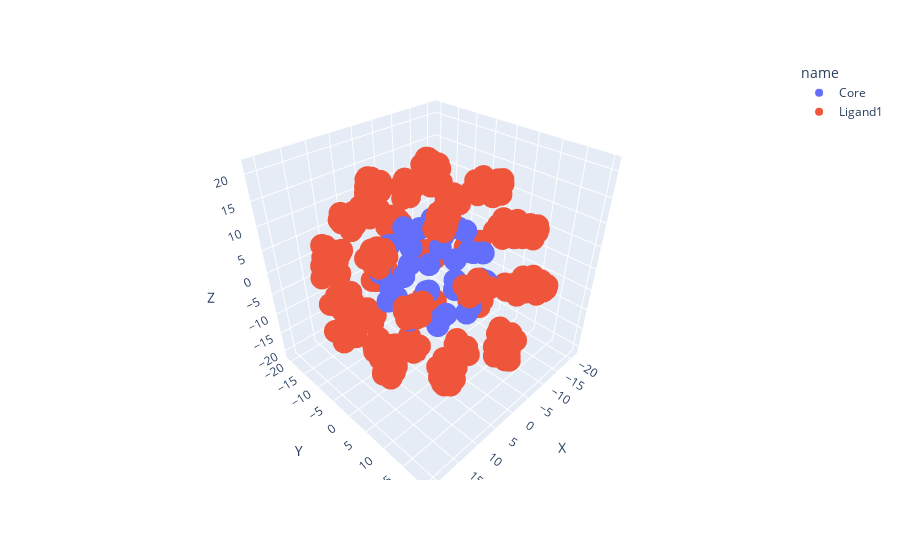

The cell this chart's notebook holds for it:
### Code cell
# Generating Striped configuration 
PlainSphereList = GenerateCore(10, 40)
StripedLigandSmileStrings = ["SCCO[H]", "C1=C(C=CC=C1)CS[H]"]
StripedPandasNPDataframe = AttachLigands(StripedLigandSmileStrings, ['S0', 'S7'], ['O3', 'C4'], 
                                         PlainSphereList, Length = 5.0 )
fig = px.scatter_3d(StripedPandasNPDataframe, x='X', y='Y', z='Z', color='name')
fig.show()

### Figure 1 — Plotly figure (JSON) as saved in the notebook; plotly's stock layout.template omitted (floating-point values rounded to 4 significant figures; data arrays with more than 128 entries replaced by an {"elided": "..."} marker saying what was removed)
{"data": [{"hovertemplate": "name=Core<br>X=%{x}<br>Y=%{y}<br>Z=%{z}<extra></extra>", "legendgroup": "Core", "marker": {"color": "#636efa", "symbol": "circle"}, "mode": "markers", "name": "Core", "scene": "scene", "showlegend": true, "type": "scatter3d", "x": [-2.331, 0.3857, 3.243, -5.975, 5.642, -1.873, -3.538, 7.586, -7.789, 3.701, 2.694, -7.987, 9.208, -5.518, -1.25, 7.522, -9.909, 7.067, -0.4618, -6.405, 9.881, -8.141, 2.159, 4.838, -9.14, 8.559, -3.564, -3.046, 7.73, -8.148, 4.368, 1.3, -5.705, 6.664, -4.121, 0.026, 2.964, -3.148], "y": [9.487, 8.974, 8.462, 7.949, 7.436, 6.923, 6.41, 5.897, 5.385, 4.872, 4.359, 3.846, 3.333, 2.821, 2.308, 1.795, 1.282, 0.7692, 0.2564, -0.2564, -0.7692, -1.282, -1.795, -2.308, -2.821, -3.333, -3.846, -4.359, -4.872, -5.385, -5.897, -6.41, -6.923, -7.436, -7.949, -8.462, -8.974, -9.487], "z": [2.135, -4.395, 4.229, -1.057, -3.589, 6.969, -6.811, 2.77, 3.215, -7.91, 8.587, -4.628, -2.024, 7.848, -9.649, 6.34, 0.4098, -7.033, 9.986, -7.675, 1.33, 5.664, -9.598, 8.442, -2.916, -3.954, 8.515, -8.469, 4.063, 2.148, -6.793, 7.564, -4.418, -0.5521, 4.454, -5.329, 3.267, -0.2917]}, {"hovertemplate": "name=Ligand1<br>X=%{x}<br>Y=%{y}<br>Z=%{z}<extra></extra>", "legendgroup": "Ligand1", "marker": {"color": "#EF553B", "symbol": "circle"}, "mode": "markers", "name": "Ligand1", "scene": "scene", "showlegend": true, "type": "scatter3d", "x": {"elided": "380 float values"}, "y": {"elided": "380 float values"}, "z": {"elided": "380 float values"}}], "layout": {"legend": {"title": {"text": "name"}, "tracegroupgap": 0}, "margin": {"t": 60}, "scene": {"domain": {"x": [0, 1], "y": [0, 1]}, "xaxis": {"title": {"text": "X"}}, "yaxis": {"title": {"text": "Y"}}, "zaxis": {"title": {"text": "Z"}}}}}
